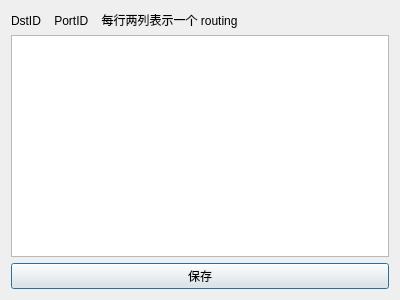
<?xml version="1.0" encoding="UTF-8"?>
<ui version="4.0">
 <class>RoutingTableDialog</class>
 <widget class="QDialog" name="RoutingTableDialog">
  <property name="geometry">
   <rect>
    <x>0</x>
    <y>0</y>
    <width>400</width>
    <height>300</height>
   </rect>
  </property>
  <property name="windowTitle">
   <string>Dialog</string>
  </property>
  <layout class="QVBoxLayout" name="verticalLayout">
   <item>
    <widget class="QLabel" name="label">
     <property name="text">
      <string>DstID    PortID    每行两列表示一个 routing</string>
     </property>
    </widget>
   </item>
   <item>
    <layout class="QHBoxLayout" name="horizontalLayout">
     <property name="topMargin">
      <number>0</number>
     </property>
     <item>
      <widget class="QPlainTextEdit" name="plainTextEdit"/>
     </item>
    </layout>
   </item>
   <item>
    <widget class="QPushButton" name="pushButton">
     <property name="text">
      <string>保存</string>
     </property>
    </widget>
   </item>
  </layout>
 </widget>
 <resources/>
 <connections/>
</ui>
